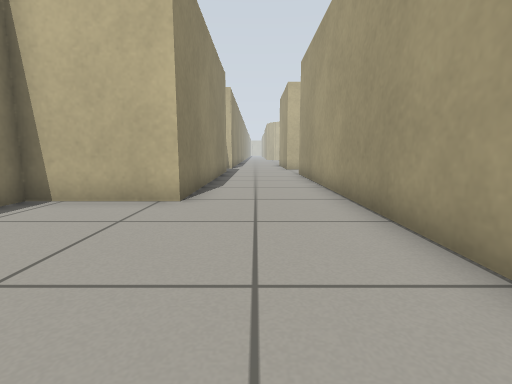
[1] (above)

19 first-person views from a walk through a robot-simulator world made for Gazebo. The camera is 0.5 m above the floor, tilts 8° down and sees 85° across. The floor is counted in squares, 0.5 m on a side. Each view is taken from the middle of a square. On the plan, view 1 faces up. The plan holds only what a view shows up to about 11 squares ahead; the rest is blank. The place goes on beyond the plan. Robots are left out.

[2]
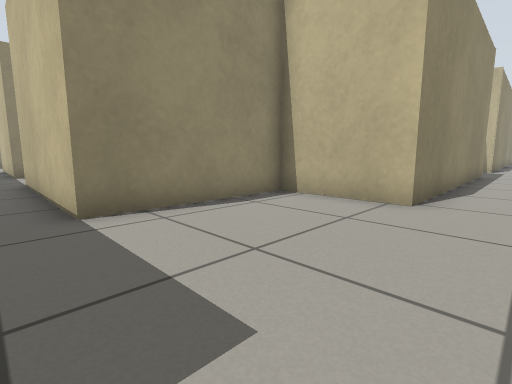

[3]
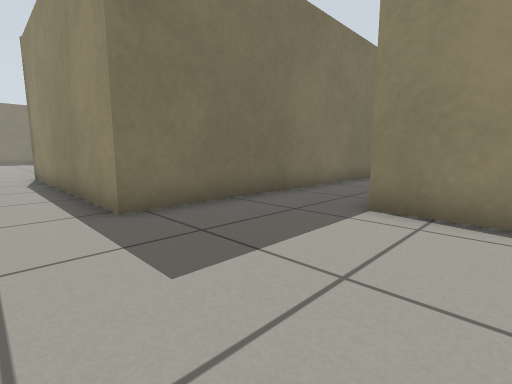

[4]
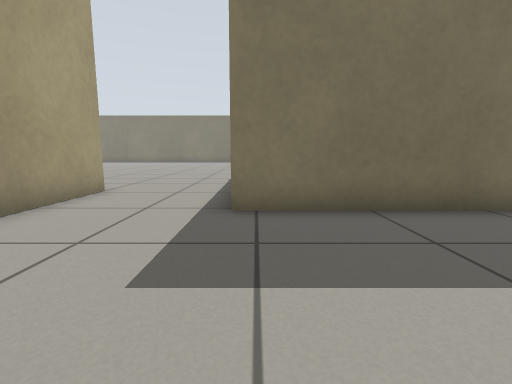

[5]
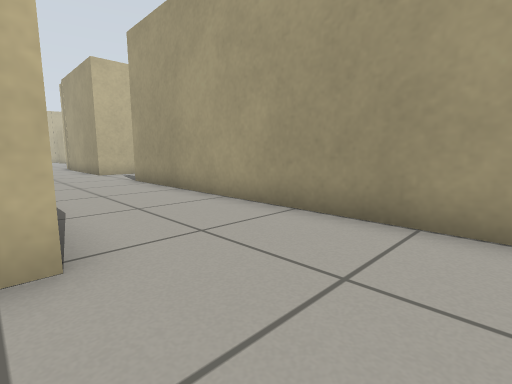

[6]
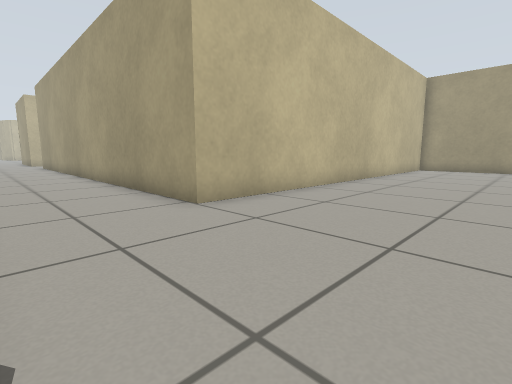

[7]
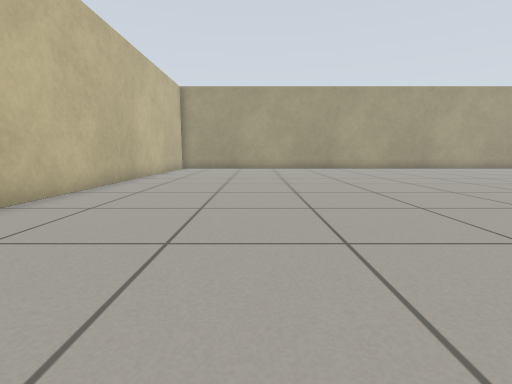

[8]
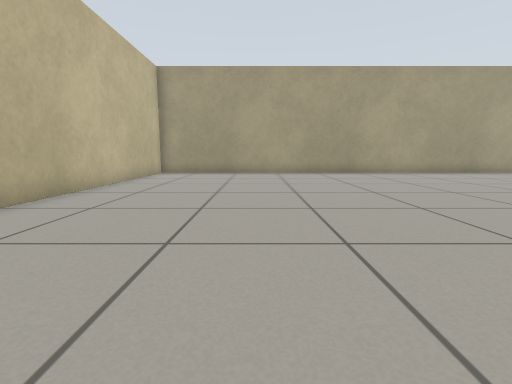

[9]
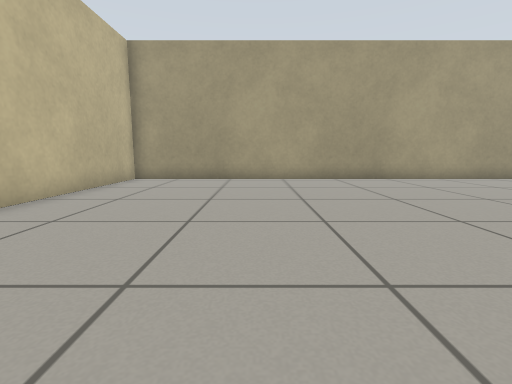

[10]
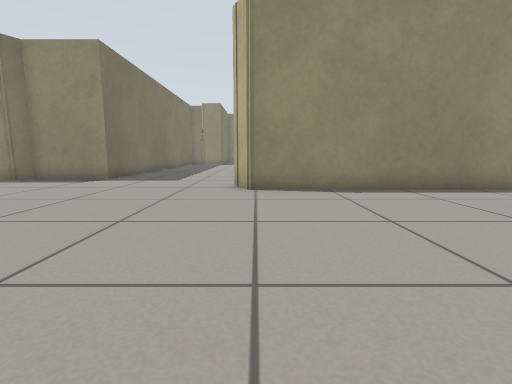

[11]
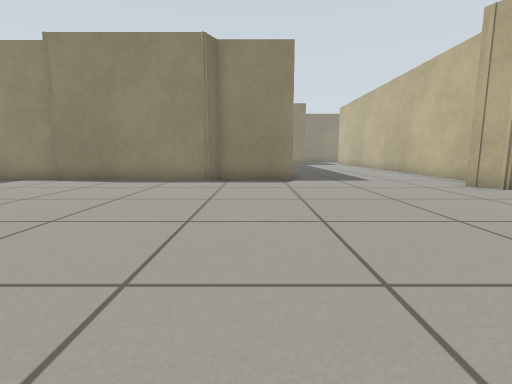

[12]
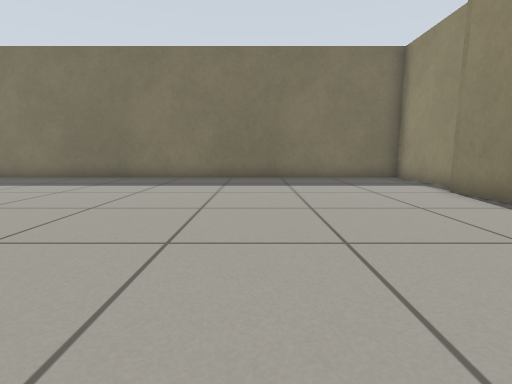

[13]
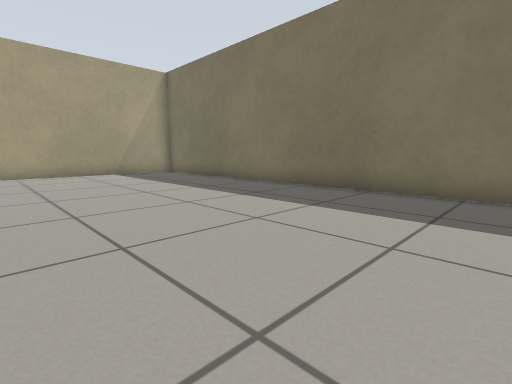

[14]
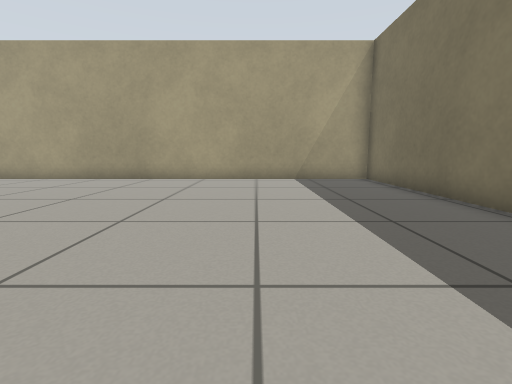

[15]
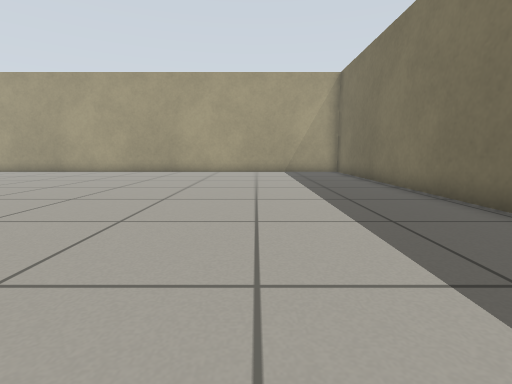

[16]
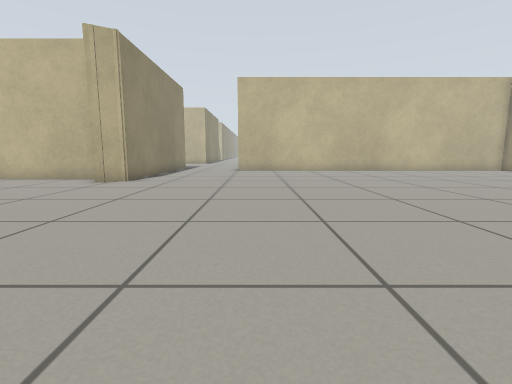

[17]
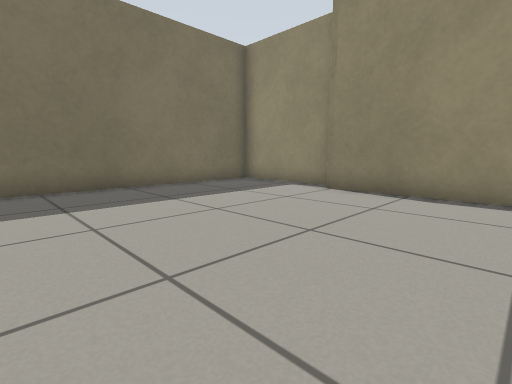

[18]
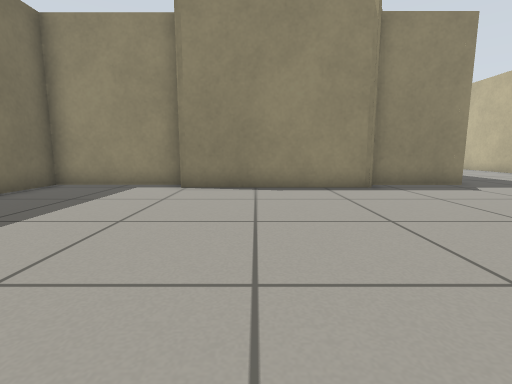

[19]
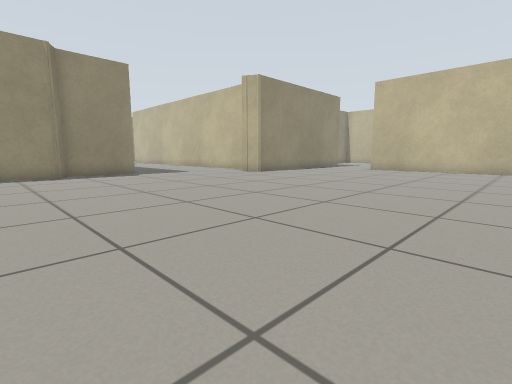

### Floor plan
Points are (right, up) in squares from view 1. A wall is a line through its corners. A room is listed if a view was taken in it or the views show most of it. See-through windows are left out.
Room 1 (views 1, 2, 3, 4, 5)
walls: (-5.5, -1.7) (-1.6, -1.7) (-1.6, -4.5); (2, -4.4) (2, 13.2); (-1.6, 14.5) (-1.6, 5.7) (-4.8, 5.7) (-4.8, 1) (-5.5, 1)
ways out: opening at (0, -5) to room 2; opening at (2, 14)
Room 2 (views 6, 7, 8, 9, 10, 11, 12, 13, 14, 15, 16, 17, 18, 19)
walls: (-2, -10.5) (-2.5, -10.6); (-4.8, -15.5) (-4.8, -18.3) (-4, -18.7) (-4, -24.2); (-3, -9.4) (-5.5, -9.4); (-5.5, -15.6) (-4.5, -15.6); (-4.8, -24.2) (-4.8, -28.3) (16.7, -28.3) (16.7, -4.4) (2, -4.4); (-1.6, -4.5) (-1.6, -10.2) (-2.4, -10.6)
ways out: opening at (0, -5) to room 1

Where each view was taken, in squares from view 1:
view 1: 0 up, 0 right, facing up
view 2: 0 up, 0 right, facing up-left
view 3: 3 up, 0 right, facing down-left
view 4: 3 up, 2 left, facing down
view 5: 3 up, 2 left, facing up-right
view 6: 9 down, 1 left, facing up-right
view 7: 9 down, 1 left, facing right
view 8: 9 down, 3 right, facing right
view 9: 9 down, 6 right, facing right
view 10: 10 down, 6 right, facing left
view 11: 17 down, 6 right, facing left
view 12: 17 down, 1 right, facing down
view 13: 21 down, 3 right, facing down-right
view 14: 24 down, 6 right, facing right
view 15: 24 down, 2 right, facing right
view 16: 20 down, 3 right, facing up
view 17: 20 down, 3 right, facing down-left
view 18: 22 down, 4 right, facing left
view 19: 21 down, 9 right, facing up-left
